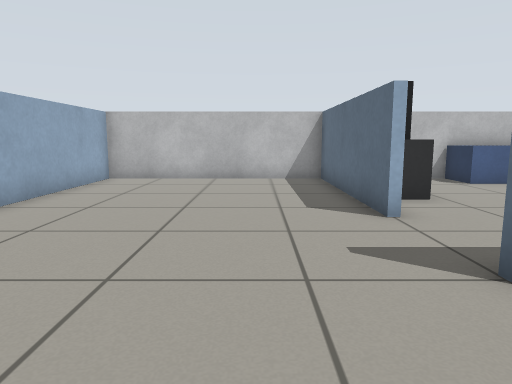
[1] (above)

21 first-person views from a walk through a world built for the Gazebo simulator. The camera is 0.69 m above the floor, tilts 8° down and sees 70° across. The floor is counted in squares, 0.5 m on a side. Each view is taken from the middle of a square. On the plan, view 1 faces up. The plan holds only what a view shows up to about 15 squares ahead; the rest is blank.

[2]
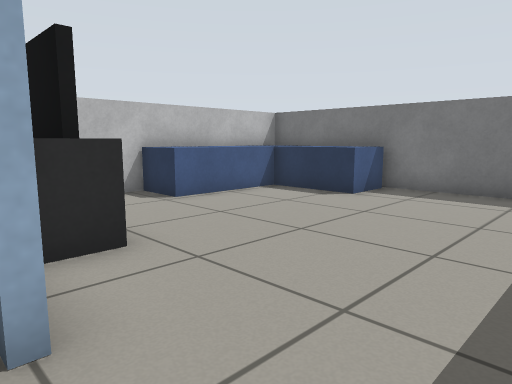

[3]
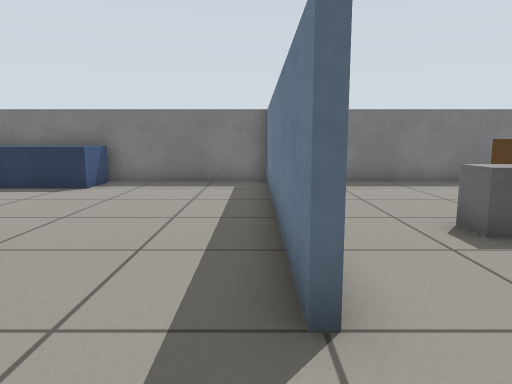

[4]
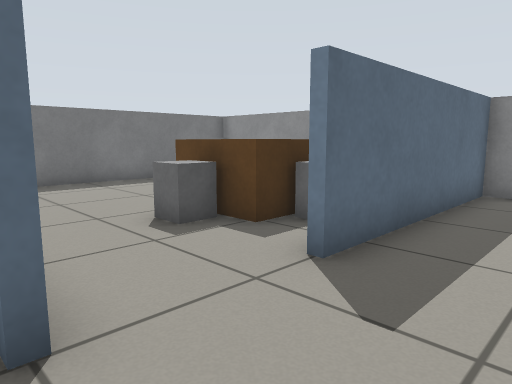

[5]
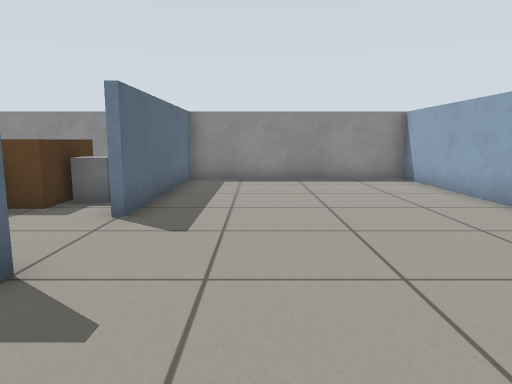

[6]
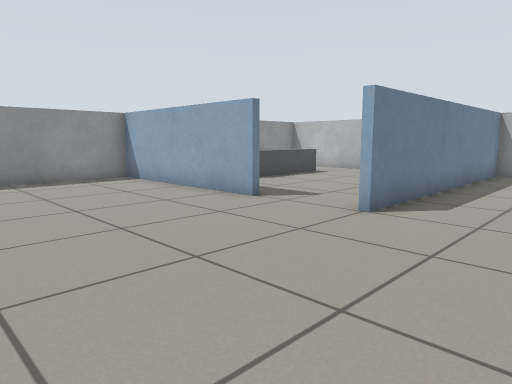

[7]
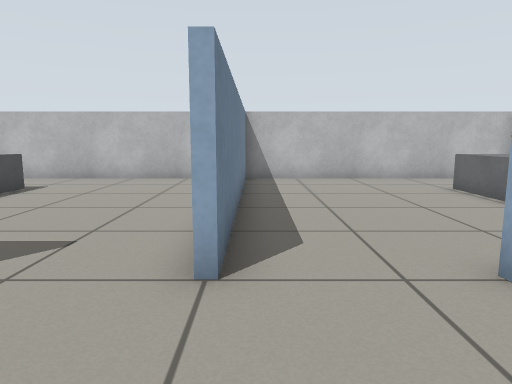

[8]
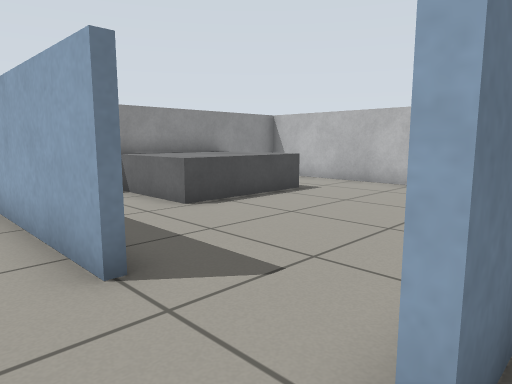

[9]
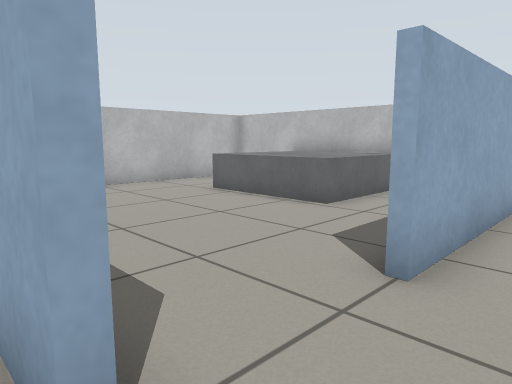

[10]
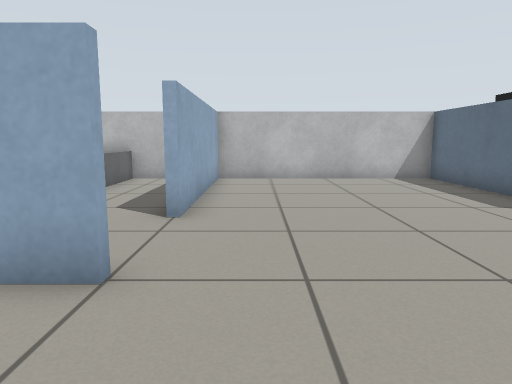

[11]
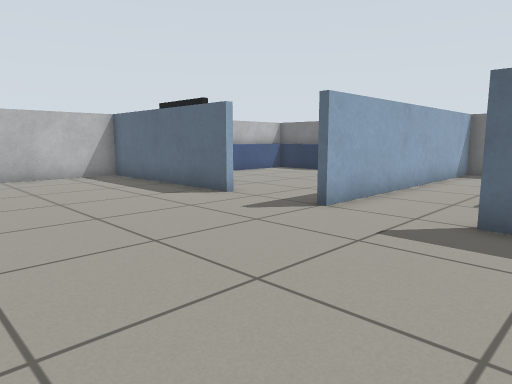

[12]
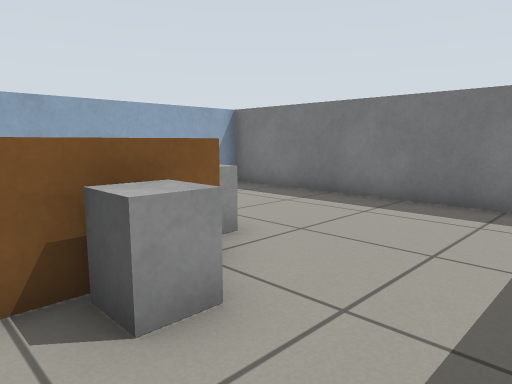

[13]
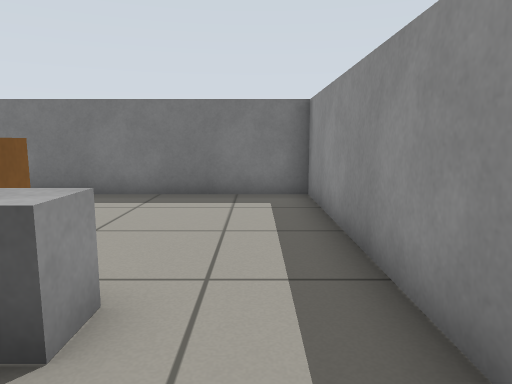

[14]
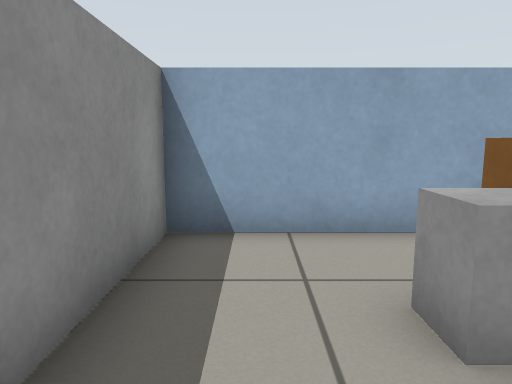

[15]
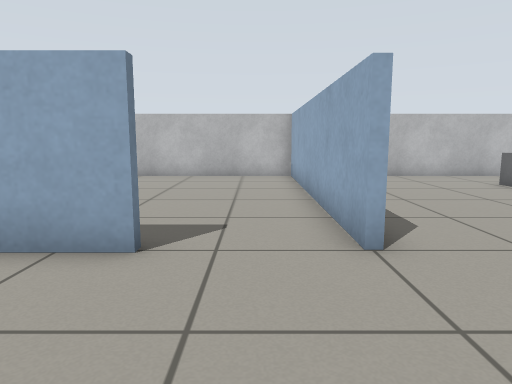

[16]
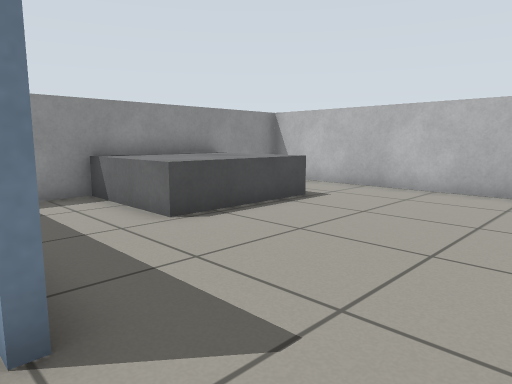

[17]
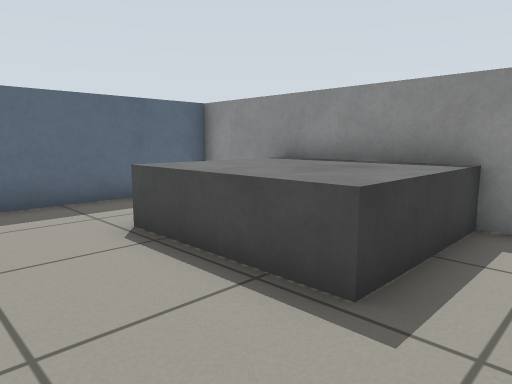

[18]
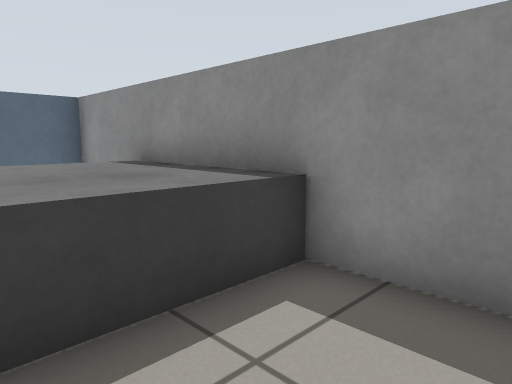

[19]
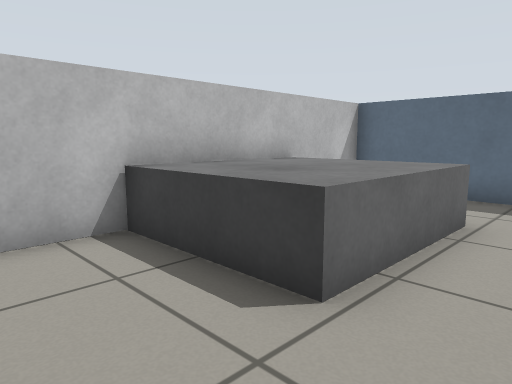

[20]
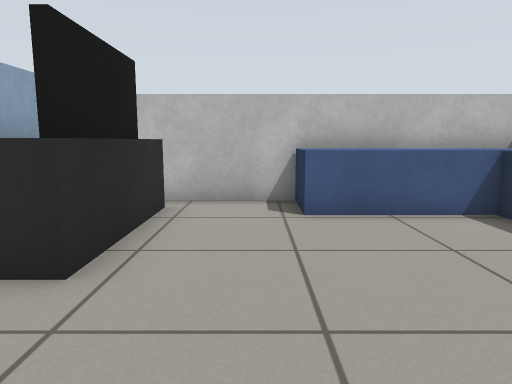

[21]
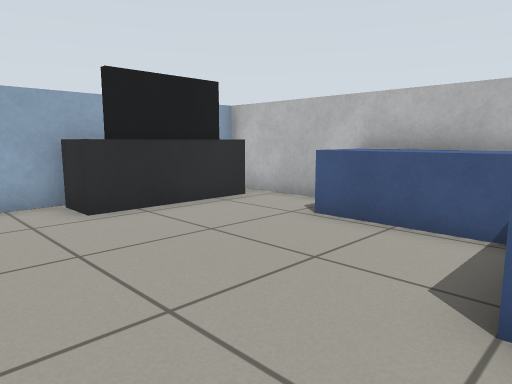

### Floor plan
Points are (right, up) in squares from view 1. A wall is a line through its corners. A room is listed if a view was taken in it or the views show most of it. See-through windows are left out.
Room 1 (views 1, 2, 3, 4, 5, 6, 7, 8, 9, 10, 11, 15, 16, 20, 21)
walls: (2.4, 6.4) (2.4, 9.5); (2.4, 3.6) (11.6, 3.6); (2.6, 8.5) (2.6, 7.4); (3.5, 3.4) (2.5, 3.4); (2.4, 12.4) (2.4, 13.3) (-5.4, 13.3) (-5.4, 6.5); (-5.4, 3.4) (-6.4, 3.4); (6.4, 13.3) (2.6, 13.3) (2.6, 12.8); (-5.4, 0.6) (-5.4, -6.4) (2.4, -6.4) (2.4, 0.5); (12.4, 3.5) (12.4, 8.5)
ways out: opening at (2.7, 2) to room 2; opening at (-6, 2) to room 3; opening at (-6, 5.5) to room 4
objects: TV cabinet (3, 9) to (3, 12); TV (4, 9) to (4, 12); blue box (7, 12) to (12, 13); blue box (11, 9) to (12, 12)
Room 2 (views 12, 13, 14)
walls: (2.6, -1.2) (2.6, -6.4) (12.4, -6.4) (12.4, 3.4) (3.5, 3.4)
ways out: opening at (2.7, 2) to room 1
objects: grey box (4, -2) to (4, -1); grey box (5, -3) to (6, -3); brown box (5, -2) to (6, -1); grey box (5, 0) to (6, 0); grey box (7, -2) to (7, -1)
Room 3 (views 17, 18)
walls: (-8.4, -6.4) (-5.6, -6.4) (-5.6, -1.4); (-6.4, 3.4) (-15.4, 3.4) (-15.4, -6.4) (-12.6, -6.4)
ways out: opening at (-6, 2) to room 1
objects: grey box (-12, -6) to (-9, -3)
Room 4 (view 19)
walls: (-12.6, 13.3) (-15.4, 13.3) (-15.4, 3.6) (-5.5, 3.6); (-5.6, 9.5) (-5.6, 13.3) (-8.4, 13.3)
ways out: opening at (-6, 5.5) to room 1
objects: grey box (-12, 10) to (-9, 13)

Positions as (right, up) in squares from view 1, and headings:
1: (0, 0), facing up
2: (2, 4), facing up-right
3: (0, 4), facing right
4: (0, 4), facing down-right
5: (0, 7), facing down
6: (1, 7), facing down-left
7: (-2, 4), facing left
8: (-4, 4), facing down-left
9: (-4, 3), facing up-left
10: (-4, 0), facing up
11: (-4, -1), facing up-right
12: (4, -6), facing up-right
13: (3, -5), facing right
14: (8, -5), facing left
15: (-1, 2), facing left
16: (-5, 3), facing down-left
17: (-14, 0), facing down-right
18: (-15, -3), facing down-right
19: (-15, 8), facing up-right
20: (6, 5), facing up
21: (11, 6), facing up-left
